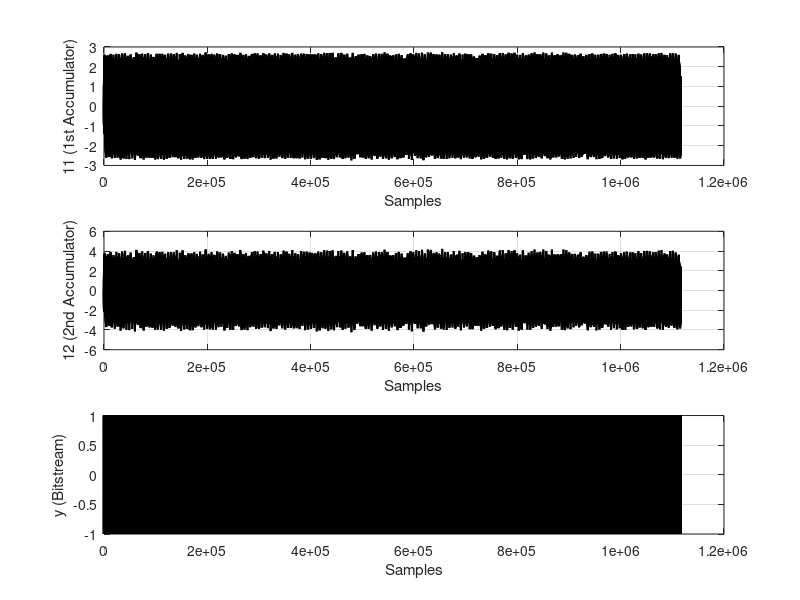
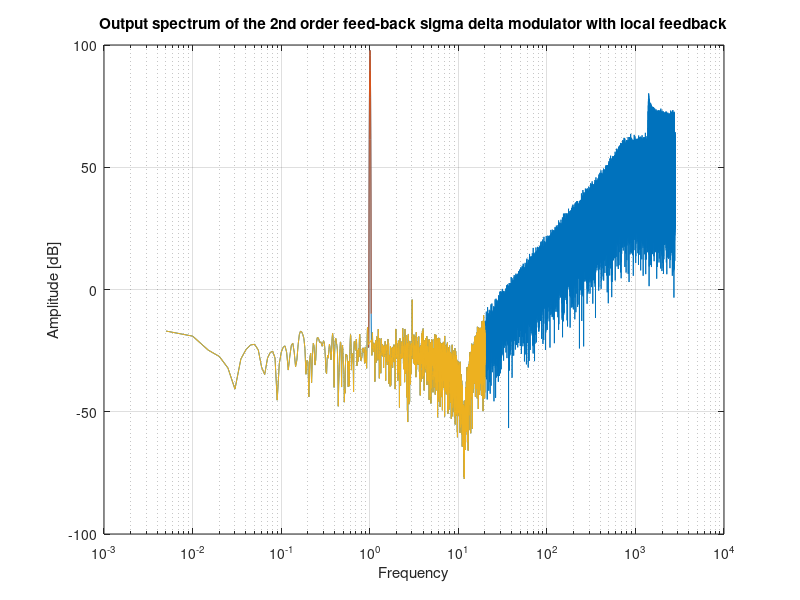

MATLAB code to generate these figures, in order:
% 2nd order sigma-delta with feedback loop filter and local feedback

clear all; close all;

% Input and sampling definitions
fin        = 1.003;  % input frequency (kHz) 
fs         = 5600;   % sampling frequency (kHz) 
amplitude  = 0.5;
offset     = 0.00;
nr_periods = 200;

% system bandwidth
fb = 20;

N = round(nr_periods*fs/fin);

in = offset + amplitude*sin(2*pi*[1:N]/(fs/fin));

% calculation of signal and noise bins

% Locaate the bins related to the main tone, as well as the inband bins
fres = fs/N;
maintone = round(fin/fres);
signal_bins = [maintone-7:maintone+7];
inband_bins = [1:round(fb/fres)];
noise_bins = setdiff(inband_bins,signal_bins);

% Pre-allocation of vectors
y = zeros(1,N); w1 = y; w2 = y;  y(1) = 1;

% Feedback filter coefficients
b1 = 1; b2 = 1;
a1 = 1; a2 = 2;
d=0.00017;

% Main Modulator Loop
for a = 2:N,
    w2(a) = w2(a-1) + b2*(w1(a-1)-a2*y(a-1));
    y(a) = 2*(w2(a)>=0)-1;
    w1(a) = w1(a-1) + b1*(in(a-1)-a1*y(a-1)-d*w2(a-1));
end

%************************************************************************
% Display the 'time domain' output values
%************************************************************************
 
figure(1);
subplot(3,1,1); plot(w1,'k','LineWidth',1.5);
xlabel('Samples'); ylabel('11 (1st Accumulator)');  grid on;
subplot(3,1,2); plot(w2,'k','LineWidth',1.5);
xlabel('Samples'); ylabel('12 (2nd Accumulator)');  grid on;
subplot(3,1,3); plot(y,'k','LineWidth',1.5);
xlabel('Samples'); ylabel('y (Bitstream)');  grid on;
    
%************************************************************************
% Display the 'frequency domain' output values
%************************************************************************
    
fres = fs/N;

ffty = abs(fft(y'.*(kaiser(length(y),20)))); % compute magnitude spectrum


figure(2);
semilogx((1:N/2)*fres,20*log10(ffty(1:N/2)),...
         signal_bins*fres,20*log10(ffty(signal_bins)),...
         noise_bins*fres,20*log10(ffty(noise_bins)));   
grid on; xlabel('Frequency'); ylabel('Amplitude [dB]');
title('Output spectrum of the 2nd order feed-back sigma delta modulator with local feedback');

%compute signal and noise power
signal_power = sum(ffty(signal_bins).^2);
noise_power  = sum(ffty(noise_bins).^2);

% calculate SNR in dB
SNR  = 10*log10(signal_power/noise_power)
